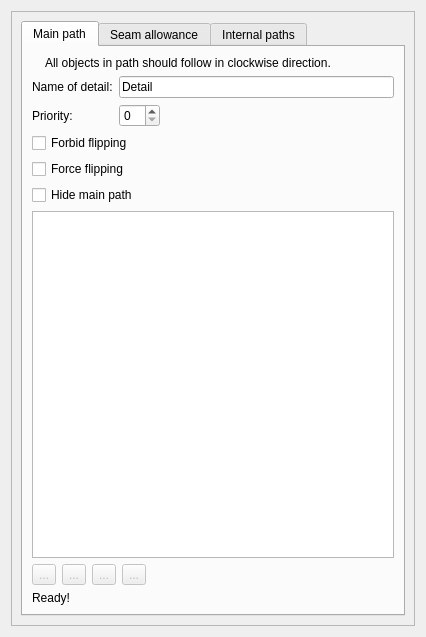
<?xml version="1.0" encoding="UTF-8"?>
<ui version="4.0">
 <class>TabPaths</class>
 <widget class="QWidget" name="TabPaths">
  <property name="geometry">
   <rect>
    <x>0</x>
    <y>0</y>
    <width>426</width>
    <height>637</height>
   </rect>
  </property>
  <property name="windowTitle">
   <string notr="true">Form</string>
  </property>
  <property name="windowIcon">
   <iconset resource="../../../../../vmisc/share/resources/icon.qrc">
    <normaloff>:/icon/64x64/icon64x64.png</normaloff>:/icon/64x64/icon64x64.png</iconset>
  </property>
  <layout class="QVBoxLayout" name="verticalLayout_8">
   <item>
    <widget class="QScrollArea" name="scrollArea">
     <property name="widgetResizable">
      <bool>true</bool>
     </property>
     <widget class="QWidget" name="scrollAreaWidgetContents">
      <property name="geometry">
       <rect>
        <x>0</x>
        <y>0</y>
        <width>406</width>
        <height>617</height>
       </rect>
      </property>
      <layout class="QVBoxLayout" name="verticalLayout">
       <item>
        <widget class="QTabWidget" name="tabWidget">
         <property name="currentIndex">
          <number>0</number>
         </property>
         <widget class="QWidget" name="tabMainPath">
          <attribute name="title">
           <string>Main path</string>
          </attribute>
          <layout class="QVBoxLayout" name="verticalLayout_2">
           <item>
            <layout class="QHBoxLayout" name="horizontalLayout_8">
             <item>
              <widget class="QLabel" name="label_3">
               <property name="sizePolicy">
                <sizepolicy hsizetype="Fixed" vsizetype="Preferred">
                 <horstretch>0</horstretch>
                 <verstretch>0</verstretch>
                </sizepolicy>
               </property>
               <property name="text">
                <string/>
               </property>
               <property name="pixmap">
                <pixmap resource="../../../../../vmisc/share/resources/icon.qrc">:/icon/32x32/clockwise.png</pixmap>
               </property>
              </widget>
             </item>
             <item>
              <widget class="QLabel" name="label_4">
               <property name="text">
                <string>All objects in path should follow in clockwise direction.</string>
               </property>
               <property name="wordWrap">
                <bool>true</bool>
               </property>
              </widget>
             </item>
            </layout>
           </item>
           <item>
            <layout class="QFormLayout" name="formLayout">
             <property name="fieldGrowthPolicy">
              <enum>QFormLayout::ExpandingFieldsGrow</enum>
             </property>
             <item row="0" column="0">
              <widget class="QLabel" name="labelEditName">
               <property name="text">
                <string>Name of detail:</string>
               </property>
              </widget>
             </item>
             <item row="0" column="1">
              <widget class="VLineEdit" name="lineEditName">
               <property name="text">
                <string>Detail</string>
               </property>
               <property name="placeholderText">
                <string>Name can't be empty</string>
               </property>
              </widget>
             </item>
             <item row="1" column="0">
              <widget class="QLabel" name="label">
               <property name="text">
                <string>Priority:</string>
               </property>
              </widget>
             </item>
             <item row="1" column="1">
              <widget class="QSpinBox" name="spinBoxPriority">
               <property name="toolTip">
                <string>Controls priority in layout. 0 - no priority.</string>
               </property>
              </widget>
             </item>
            </layout>
           </item>
           <item>
            <widget class="QCheckBox" name="checkBoxForbidFlipping">
             <property name="toolTip">
              <string>Forbid piece be mirrored in a layout.</string>
             </property>
             <property name="text">
              <string>Forbid flipping</string>
             </property>
            </widget>
           </item>
           <item>
            <widget class="QCheckBox" name="checkBoxForceFlipping">
             <property name="toolTip">
              <string>Force piece to be always flipped in a layout.</string>
             </property>
             <property name="text">
              <string>Force flipping</string>
             </property>
            </widget>
           </item>
           <item>
            <widget class="QCheckBox" name="checkBoxHideMainPath">
             <property name="toolTip">
              <string>Hide the main path if the seam allowance is enabled</string>
             </property>
             <property name="text">
              <string>Hide main path</string>
             </property>
            </widget>
           </item>
           <item>
            <widget class="QListWidget" name="listWidgetMainPath">
             <property name="dragDropMode">
              <enum>QAbstractItemView::InternalMove</enum>
             </property>
            </widget>
           </item>
           <item>
            <layout class="QHBoxLayout" name="horizontalLayout_3">
             <item alignment="Qt::AlignLeft">
              <widget class="QToolButton" name="toolButtonTop">
               <property name="enabled">
                <bool>false</bool>
               </property>
               <property name="toolTip">
                <string>Move on top</string>
               </property>
               <property name="text">
                <string notr="true">...</string>
               </property>
               <property name="icon">
                <iconset theme="go-top">
                 <normaloff>../../../../../../app/tape</normaloff>../../../../../../app/tape</iconset>
               </property>
              </widget>
             </item>
             <item alignment="Qt::AlignLeft">
              <widget class="QToolButton" name="toolButtonUp">
               <property name="enabled">
                <bool>false</bool>
               </property>
               <property name="toolTip">
                <string>Move up</string>
               </property>
               <property name="text">
                <string notr="true">...</string>
               </property>
               <property name="icon">
                <iconset theme="go-up">
                 <normaloff>../../../../../../app/tape</normaloff>../../../../../../app/tape</iconset>
               </property>
              </widget>
             </item>
             <item alignment="Qt::AlignLeft">
              <widget class="QToolButton" name="toolButtonDown">
               <property name="enabled">
                <bool>false</bool>
               </property>
               <property name="toolTip">
                <string>Move down</string>
               </property>
               <property name="text">
                <string notr="true">...</string>
               </property>
               <property name="icon">
                <iconset theme="go-down">
                 <normaloff>../../../../../../app/tape</normaloff>../../../../../../app/tape</iconset>
               </property>
              </widget>
             </item>
             <item alignment="Qt::AlignLeft">
              <widget class="QToolButton" name="toolButtonBottom">
               <property name="enabled">
                <bool>false</bool>
               </property>
               <property name="toolTip">
                <string>Move on bottom</string>
               </property>
               <property name="text">
                <string notr="true">...</string>
               </property>
               <property name="icon">
                <iconset theme="go-bottom">
                 <normaloff>../../../../../../app/tape</normaloff>../../../../../../app/tape</iconset>
               </property>
              </widget>
             </item>
             <item>
              <spacer name="horizontalSpacer_2">
               <property name="orientation">
                <enum>Qt::Horizontal</enum>
               </property>
               <property name="sizeHint" stdset="0">
                <size>
                 <width>5000</width>
                 <height>20</height>
                </size>
               </property>
              </spacer>
             </item>
            </layout>
           </item>
           <item>
            <widget class="QLabel" name="helpLabel">
             <property name="text">
              <string>Ready!</string>
             </property>
             <property name="textFormat">
              <enum>Qt::RichText</enum>
             </property>
             <property name="scaledContents">
              <bool>false</bool>
             </property>
            </widget>
           </item>
          </layout>
         </widget>
         <widget class="QWidget" name="tabSeamAllowance">
          <attribute name="title">
           <string>Seam allowance</string>
          </attribute>
          <layout class="QVBoxLayout" name="verticalLayout_6">
           <item>
            <widget class="QCheckBox" name="checkBoxSeams">
             <property name="text">
              <string>Seam allowance</string>
             </property>
             <property name="checked">
              <bool>false</bool>
             </property>
            </widget>
           </item>
           <item>
            <widget class="QCheckBox" name="checkBoxBuiltIn">
             <property name="enabled">
              <bool>false</bool>
             </property>
             <property name="toolTip">
              <string>The seam allowance is part of main path</string>
             </property>
             <property name="text">
              <string>Built in</string>
             </property>
            </widget>
           </item>
           <item>
            <widget class="QGroupBox" name="groupBoxAutomatic">
             <property name="enabled">
              <bool>false</bool>
             </property>
             <property name="title">
              <string>Automatic</string>
             </property>
             <property name="flat">
              <bool>false</bool>
             </property>
             <property name="checkable">
              <bool>false</bool>
             </property>
             <layout class="QVBoxLayout" name="verticalLayout_5">
              <property name="bottomMargin">
               <number>0</number>
              </property>
              <item>
               <layout class="QHBoxLayout" name="horizontalLayout_2">
                <item alignment="Qt::AlignLeft">
                 <widget class="QLabel" name="labelEditWidth">
                  <property name="sizePolicy">
                   <sizepolicy hsizetype="Fixed" vsizetype="Preferred">
                    <horstretch>0</horstretch>
                    <verstretch>0</verstretch>
                   </sizepolicy>
                  </property>
                  <property name="palette">
                   <palette>
                    <active>
                     <colorrole role="WindowText">
                      <brush brushstyle="SolidPattern">
                       <color alpha="255">
                        <red>255</red>
                        <green>0</green>
                        <blue>0</blue>
                       </color>
                      </brush>
                     </colorrole>
                    </active>
                    <inactive>
                     <colorrole role="WindowText">
                      <brush brushstyle="SolidPattern">
                       <color alpha="255">
                        <red>255</red>
                        <green>0</green>
                        <blue>0</blue>
                       </color>
                      </brush>
                     </colorrole>
                    </inactive>
                    <disabled>
                     <colorrole role="WindowText">
                      <brush brushstyle="SolidPattern">
                       <color alpha="255">
                        <red>159</red>
                        <green>158</green>
                        <blue>158</blue>
                       </color>
                      </brush>
                     </colorrole>
                    </disabled>
                   </palette>
                  </property>
                  <property name="text">
                   <string>Width:</string>
                  </property>
                 </widget>
                </item>
                <item>
                 <spacer name="horizontalSpacer">
                  <property name="orientation">
                   <enum>Qt::Horizontal</enum>
                  </property>
                  <property name="sizeHint" stdset="0">
                   <size>
                    <width>40</width>
                    <height>20</height>
                   </size>
                  </property>
                 </spacer>
                </item>
                <item alignment="Qt::AlignRight">
                 <widget class="QToolButton" name="toolButtonExprWidth">
                  <property name="toolTip">
                   <string>Formula wizard</string>
                  </property>
                  <property name="text">
                   <string notr="true">...</string>
                  </property>
                  <property name="icon">
                   <iconset resource="../../../../../vmisc/share/resources/icon.qrc">
                    <normaloff>:/icon/24x24/fx.png</normaloff>:/icon/24x24/fx.png</iconset>
                  </property>
                  <property name="iconSize">
                   <size>
                    <width>24</width>
                    <height>24</height>
                   </size>
                  </property>
                 </widget>
                </item>
                <item alignment="Qt::AlignRight">
                 <widget class="QLabel" name="label_2">
                  <property name="text">
                   <string/>
                  </property>
                  <property name="pixmap">
                   <pixmap resource="../../../../../vmisc/share/resources/icon.qrc">:/icon/24x24/equal.png</pixmap>
                  </property>
                 </widget>
                </item>
                <item alignment="Qt::AlignRight">
                 <widget class="QLabel" name="labelResultWidth">
                  <property name="sizePolicy">
                   <sizepolicy hsizetype="Fixed" vsizetype="Preferred">
                    <horstretch>0</horstretch>
                    <verstretch>0</verstretch>
                   </sizepolicy>
                  </property>
                  <property name="minimumSize">
                   <size>
                    <width>87</width>
                    <height>0</height>
                   </size>
                  </property>
                  <property name="toolTip">
                   <string>Value</string>
                  </property>
                  <property name="text">
                   <string notr="true">_</string>
                  </property>
                 </widget>
                </item>
               </layout>
              </item>
              <item>
               <layout class="QHBoxLayout" name="horizontalLayout_6">
                <item>
                 <widget class="VPlainTextEdit" name="plainTextEditFormulaWidth">
                  <property name="sizePolicy">
                   <sizepolicy hsizetype="Expanding" vsizetype="Preferred">
                    <horstretch>0</horstretch>
                    <verstretch>0</verstretch>
                   </sizepolicy>
                  </property>
                  <property name="maximumSize">
                   <size>
                    <width>16777215</width>
                    <height>28</height>
                   </size>
                  </property>
                  <property name="toolTip">
                   <string>Calculation</string>
                  </property>
                  <property name="tabChangesFocus">
                   <bool>true</bool>
                  </property>
                 </widget>
                </item>
                <item>
                 <widget class="QPushButton" name="pushButtonGrowWidth">
                  <property name="maximumSize">
                   <size>
                    <width>18</width>
                    <height>18</height>
                   </size>
                  </property>
                  <property name="sizeIncrement">
                   <size>
                    <width>0</width>
                    <height>0</height>
                   </size>
                  </property>
                  <property name="toolTip">
                   <string>&lt;html&gt;&lt;head/&gt;&lt;body&gt;&lt;p&gt;Show full calculation in message box&lt;/p&gt;&lt;/body&gt;&lt;/html&gt;</string>
                  </property>
                  <property name="text">
                   <string notr="true"/>
                  </property>
                  <property name="icon">
                   <iconset theme="go-down">
                    <normaloff>../</normaloff>../</iconset>
                  </property>
                  <property name="iconSize">
                   <size>
                    <width>16</width>
                    <height>16</height>
                   </size>
                  </property>
                  <property name="flat">
                   <bool>true</bool>
                  </property>
                 </widget>
                </item>
               </layout>
              </item>
              <item>
               <widget class="QGroupBox" name="groupBox">
                <property name="title">
                 <string>Nodes</string>
                </property>
                <layout class="QVBoxLayout" name="verticalLayout_3">
                 <property name="bottomMargin">
                  <number>0</number>
                 </property>
                 <item>
                  <layout class="QHBoxLayout" name="horizontalLayout_10">
                   <item>
                    <widget class="QLabel" name="labelNode">
                     <property name="sizePolicy">
                      <sizepolicy hsizetype="Preferred" vsizetype="Preferred">
                       <horstretch>0</horstretch>
                       <verstretch>0</verstretch>
                      </sizepolicy>
                     </property>
                     <property name="text">
                      <string>Node:</string>
                     </property>
                    </widget>
                   </item>
                   <item>
                    <widget class="QComboBox" name="comboBoxNodes">
                     <property name="sizePolicy">
                      <sizepolicy hsizetype="Preferred" vsizetype="Fixed">
                       <horstretch>0</horstretch>
                       <verstretch>0</verstretch>
                      </sizepolicy>
                     </property>
                    </widget>
                   </item>
                   <item>
                    <spacer name="horizontalSpacer_7">
                     <property name="orientation">
                      <enum>Qt::Horizontal</enum>
                     </property>
                     <property name="sizeHint" stdset="0">
                      <size>
                       <width>40</width>
                       <height>20</height>
                      </size>
                     </property>
                    </spacer>
                   </item>
                  </layout>
                 </item>
                 <item>
                  <layout class="QHBoxLayout" name="horizontalLayout_9">
                   <item alignment="Qt::AlignLeft">
                    <widget class="QLabel" name="labelEditBefore">
                     <property name="sizePolicy">
                      <sizepolicy hsizetype="Fixed" vsizetype="Preferred">
                       <horstretch>0</horstretch>
                       <verstretch>0</verstretch>
                      </sizepolicy>
                     </property>
                     <property name="palette">
                      <palette>
                       <active>
                        <colorrole role="WindowText">
                         <brush brushstyle="SolidPattern">
                          <color alpha="255">
                           <red>255</red>
                           <green>0</green>
                           <blue>0</blue>
                          </color>
                         </brush>
                        </colorrole>
                       </active>
                       <inactive>
                        <colorrole role="WindowText">
                         <brush brushstyle="SolidPattern">
                          <color alpha="255">
                           <red>255</red>
                           <green>0</green>
                           <blue>0</blue>
                          </color>
                         </brush>
                        </colorrole>
                       </inactive>
                       <disabled>
                        <colorrole role="WindowText">
                         <brush brushstyle="SolidPattern">
                          <color alpha="255">
                           <red>159</red>
                           <green>158</green>
                           <blue>158</blue>
                          </color>
                         </brush>
                        </colorrole>
                       </disabled>
                      </palette>
                     </property>
                     <property name="text">
                      <string>Before:</string>
                     </property>
                    </widget>
                   </item>
                   <item>
                    <spacer name="horizontalSpacer_3">
                     <property name="orientation">
                      <enum>Qt::Horizontal</enum>
                     </property>
                     <property name="sizeHint" stdset="0">
                      <size>
                       <width>40</width>
                       <height>20</height>
                      </size>
                     </property>
                    </spacer>
                   </item>
                   <item>
                    <widget class="QPushButton" name="pushButtonDefBefore">
                     <property name="toolTip">
                      <string>Return to default width</string>
                     </property>
                     <property name="text">
                      <string>Default</string>
                     </property>
                    </widget>
                   </item>
                   <item alignment="Qt::AlignRight">
                    <widget class="QToolButton" name="toolButtonExprBefore">
                     <property name="toolTip">
                      <string>Formula wizard</string>
                     </property>
                     <property name="text">
                      <string notr="true">...</string>
                     </property>
                     <property name="icon">
                      <iconset resource="../../../../../vmisc/share/resources/icon.qrc">
                       <normaloff>:/icon/24x24/fx.png</normaloff>:/icon/24x24/fx.png</iconset>
                     </property>
                     <property name="iconSize">
                      <size>
                       <width>24</width>
                       <height>24</height>
                      </size>
                     </property>
                    </widget>
                   </item>
                   <item alignment="Qt::AlignRight">
                    <widget class="QLabel" name="label_6">
                     <property name="text">
                      <string/>
                     </property>
                     <property name="pixmap">
                      <pixmap resource="../../../../../vmisc/share/resources/icon.qrc">:/icon/24x24/equal.png</pixmap>
                     </property>
                    </widget>
                   </item>
                   <item alignment="Qt::AlignRight">
                    <widget class="QLabel" name="labelResultBefore">
                     <property name="sizePolicy">
                      <sizepolicy hsizetype="Fixed" vsizetype="Preferred">
                       <horstretch>0</horstretch>
                       <verstretch>0</verstretch>
                      </sizepolicy>
                     </property>
                     <property name="minimumSize">
                      <size>
                       <width>87</width>
                       <height>0</height>
                      </size>
                     </property>
                     <property name="toolTip">
                      <string>Value</string>
                     </property>
                     <property name="text">
                      <string notr="true">_</string>
                     </property>
                    </widget>
                   </item>
                  </layout>
                 </item>
                 <item>
                  <layout class="QHBoxLayout" name="horizontalLayout_7">
                   <item>
                    <widget class="VPlainTextEdit" name="plainTextEditFormulaWidthBefore">
                     <property name="sizePolicy">
                      <sizepolicy hsizetype="Expanding" vsizetype="Preferred">
                       <horstretch>0</horstretch>
                       <verstretch>0</verstretch>
                      </sizepolicy>
                     </property>
                     <property name="maximumSize">
                      <size>
                       <width>16777215</width>
                       <height>28</height>
                      </size>
                     </property>
                     <property name="toolTip">
                      <string>Calculation</string>
                     </property>
                     <property name="tabChangesFocus">
                      <bool>true</bool>
                     </property>
                    </widget>
                   </item>
                   <item>
                    <widget class="QPushButton" name="pushButtonGrowWidthBefore">
                     <property name="maximumSize">
                      <size>
                       <width>18</width>
                       <height>18</height>
                      </size>
                     </property>
                     <property name="sizeIncrement">
                      <size>
                       <width>0</width>
                       <height>0</height>
                      </size>
                     </property>
                     <property name="toolTip">
                      <string>&lt;html&gt;&lt;head/&gt;&lt;body&gt;&lt;p&gt;Show full calculation in message box&lt;/p&gt;&lt;/body&gt;&lt;/html&gt;</string>
                     </property>
                     <property name="text">
                      <string notr="true"/>
                     </property>
                     <property name="icon">
                      <iconset theme="go-down">
                       <normaloff>../</normaloff>../</iconset>
                     </property>
                     <property name="iconSize">
                      <size>
                       <width>16</width>
                       <height>16</height>
                      </size>
                     </property>
                     <property name="flat">
                      <bool>true</bool>
                     </property>
                    </widget>
                   </item>
                  </layout>
                 </item>
                 <item>
                  <layout class="QHBoxLayout" name="horizontalLayout_16">
                   <item alignment="Qt::AlignLeft">
                    <widget class="QLabel" name="labelEditAfter">
                     <property name="sizePolicy">
                      <sizepolicy hsizetype="Fixed" vsizetype="Preferred">
                       <horstretch>0</horstretch>
                       <verstretch>0</verstretch>
                      </sizepolicy>
                     </property>
                     <property name="palette">
                      <palette>
                       <active>
                        <colorrole role="WindowText">
                         <brush brushstyle="SolidPattern">
                          <color alpha="255">
                           <red>255</red>
                           <green>0</green>
                           <blue>0</blue>
                          </color>
                         </brush>
                        </colorrole>
                       </active>
                       <inactive>
                        <colorrole role="WindowText">
                         <brush brushstyle="SolidPattern">
                          <color alpha="255">
                           <red>255</red>
                           <green>0</green>
                           <blue>0</blue>
                          </color>
                         </brush>
                        </colorrole>
                       </inactive>
                       <disabled>
                        <colorrole role="WindowText">
                         <brush brushstyle="SolidPattern">
                          <color alpha="255">
                           <red>159</red>
                           <green>158</green>
                           <blue>158</blue>
                          </color>
                         </brush>
                        </colorrole>
                       </disabled>
                      </palette>
                     </property>
                     <property name="text">
                      <string>After:</string>
                     </property>
                    </widget>
                   </item>
                   <item>
                    <spacer name="horizontalSpacer_6">
                     <property name="orientation">
                      <enum>Qt::Horizontal</enum>
                     </property>
                     <property name="sizeHint" stdset="0">
                      <size>
                       <width>40</width>
                       <height>20</height>
                      </size>
                     </property>
                    </spacer>
                   </item>
                   <item>
                    <widget class="QPushButton" name="pushButtonDefAfter">
                     <property name="toolTip">
                      <string>Return to default width</string>
                     </property>
                     <property name="text">
                      <string>Default</string>
                     </property>
                    </widget>
                   </item>
                   <item alignment="Qt::AlignRight">
                    <widget class="QToolButton" name="toolButtonExprAfter">
                     <property name="toolTip">
                      <string>Formula wizard</string>
                     </property>
                     <property name="text">
                      <string notr="true">...</string>
                     </property>
                     <property name="icon">
                      <iconset resource="../../../../../vmisc/share/resources/icon.qrc">
                       <normaloff>:/icon/24x24/fx.png</normaloff>:/icon/24x24/fx.png</iconset>
                     </property>
                     <property name="iconSize">
                      <size>
                       <width>24</width>
                       <height>24</height>
                      </size>
                     </property>
                    </widget>
                   </item>
                   <item alignment="Qt::AlignRight">
                    <widget class="QLabel" name="label_10">
                     <property name="text">
                      <string/>
                     </property>
                     <property name="pixmap">
                      <pixmap resource="../../../../../vmisc/share/resources/icon.qrc">:/icon/24x24/equal.png</pixmap>
                     </property>
                    </widget>
                   </item>
                   <item alignment="Qt::AlignRight">
                    <widget class="QLabel" name="labelResultAfter">
                     <property name="sizePolicy">
                      <sizepolicy hsizetype="Fixed" vsizetype="Preferred">
                       <horstretch>0</horstretch>
                       <verstretch>0</verstretch>
                      </sizepolicy>
                     </property>
                     <property name="minimumSize">
                      <size>
                       <width>87</width>
                       <height>0</height>
                      </size>
                     </property>
                     <property name="toolTip">
                      <string>Value</string>
                     </property>
                     <property name="text">
                      <string notr="true">_</string>
                     </property>
                    </widget>
                   </item>
                  </layout>
                 </item>
                 <item>
                  <layout class="QHBoxLayout" name="horizontalLayout_17">
                   <item>
                    <widget class="VPlainTextEdit" name="plainTextEditFormulaWidthAfter">
                     <property name="sizePolicy">
                      <sizepolicy hsizetype="Expanding" vsizetype="Preferred">
                       <horstretch>0</horstretch>
                       <verstretch>0</verstretch>
                      </sizepolicy>
                     </property>
                     <property name="maximumSize">
                      <size>
                       <width>16777215</width>
                       <height>28</height>
                      </size>
                     </property>
                     <property name="toolTip">
                      <string>Calculation</string>
                     </property>
                     <property name="tabChangesFocus">
                      <bool>true</bool>
                     </property>
                    </widget>
                   </item>
                   <item>
                    <widget class="QPushButton" name="pushButtonGrowWidthAfter">
                     <property name="maximumSize">
                      <size>
                       <width>18</width>
                       <height>18</height>
                      </size>
                     </property>
                     <property name="sizeIncrement">
                      <size>
                       <width>0</width>
                       <height>0</height>
                      </size>
                     </property>
                     <property name="toolTip">
                      <string>&lt;html&gt;&lt;head/&gt;&lt;body&gt;&lt;p&gt;Show full calculation in message box&lt;/p&gt;&lt;/body&gt;&lt;/html&gt;</string>
                     </property>
                     <property name="text">
                      <string notr="true"/>
                     </property>
                     <property name="icon">
                      <iconset theme="go-down">
                       <normaloff>../</normaloff>../</iconset>
                     </property>
                     <property name="iconSize">
                      <size>
                       <width>16</width>
                       <height>16</height>
                      </size>
                     </property>
                     <property name="flat">
                      <bool>true</bool>
                     </property>
                    </widget>
                   </item>
                  </layout>
                 </item>
                 <item>
                  <layout class="QHBoxLayout" name="horizontalLayout_15">
                   <item>
                    <widget class="QLabel" name="labelAngle">
                     <property name="text">
                      <string>Angle:</string>
                     </property>
                    </widget>
                   </item>
                   <item>
                    <widget class="QComboBox" name="comboBoxAngle">
                     <property name="sizePolicy">
                      <sizepolicy hsizetype="Preferred" vsizetype="Fixed">
                       <horstretch>0</horstretch>
                       <verstretch>0</verstretch>
                      </sizepolicy>
                     </property>
                    </widget>
                   </item>
                   <item>
                    <spacer name="horizontalSpacer_8">
                     <property name="orientation">
                      <enum>Qt::Horizontal</enum>
                     </property>
                     <property name="sizeHint" stdset="0">
                      <size>
                       <width>40</width>
                       <height>20</height>
                      </size>
                     </property>
                    </spacer>
                   </item>
                  </layout>
                 </item>
                </layout>
               </widget>
              </item>
             </layout>
            </widget>
           </item>
           <item>
            <widget class="QGroupBox" name="groupBoxCustom">
             <property name="enabled">
              <bool>false</bool>
             </property>
             <property name="title">
              <string>Custom</string>
             </property>
             <property name="flat">
              <bool>false</bool>
             </property>
             <layout class="QVBoxLayout" name="verticalLayout_4">
              <property name="spacing">
               <number>6</number>
              </property>
              <property name="topMargin">
               <number>9</number>
              </property>
              <property name="bottomMargin">
               <number>0</number>
              </property>
              <item>
               <widget class="QSplitter" name="splitter">
                <property name="orientation">
                 <enum>Qt::Horizontal</enum>
                </property>
                <property name="opaqueResize">
                 <bool>true</bool>
                </property>
                <widget class="QWidget" name="layoutWidget_2">
                 <layout class="QFormLayout" name="formLayout_2">
                  <property name="fieldGrowthPolicy">
                   <enum>QFormLayout::ExpandingFieldsGrow</enum>
                  </property>
                  <property name="horizontalSpacing">
                   <number>6</number>
                  </property>
                  <item row="0" column="0">
                   <widget class="QLabel" name="labelStartPoint">
                    <property name="text">
                     <string>Start point:</string>
                    </property>
                   </widget>
                  </item>
                  <item row="0" column="1">
                   <widget class="QComboBox" name="comboBoxStartPoint"/>
                  </item>
                  <item row="1" column="0">
                   <widget class="QLabel" name="labelEndPoint">
                    <property name="text">
                     <string>End point:</string>
                    </property>
                   </widget>
                  </item>
                  <item row="1" column="1">
                   <widget class="QComboBox" name="comboBoxEndPoint"/>
                  </item>
                  <item row="2" column="0">
                   <widget class="QLabel" name="labelIncludeType">
                    <property name="text">
                     <string>Include as:</string>
                    </property>
                   </widget>
                  </item>
                  <item row="2" column="1">
                   <widget class="QComboBox" name="comboBoxIncludeType">
                    <property name="sizePolicy">
                     <sizepolicy hsizetype="Expanding" vsizetype="Fixed">
                      <horstretch>0</horstretch>
                      <verstretch>0</verstretch>
                     </sizepolicy>
                    </property>
                   </widget>
                  </item>
                 </layout>
                </widget>
                <widget class="QListWidget" name="listWidgetCustomSA">
                 <property name="sizePolicy">
                  <sizepolicy hsizetype="Preferred" vsizetype="Expanding">
                   <horstretch>0</horstretch>
                   <verstretch>0</verstretch>
                  </sizepolicy>
                 </property>
                 <property name="sizeIncrement">
                  <size>
                   <width>0</width>
                   <height>0</height>
                  </size>
                 </property>
                 <property name="dragDropMode">
                  <enum>QAbstractItemView::InternalMove</enum>
                 </property>
                </widget>
               </widget>
              </item>
             </layout>
            </widget>
           </item>
          </layout>
         </widget>
         <widget class="QWidget" name="tabInternalPaths">
          <attribute name="title">
           <string>Internal paths</string>
          </attribute>
          <layout class="QVBoxLayout" name="verticalLayout_7">
           <item>
            <widget class="QListWidget" name="listWidgetInternalPaths"/>
           </item>
          </layout>
         </widget>
        </widget>
       </item>
      </layout>
     </widget>
    </widget>
   </item>
  </layout>
 </widget>
 <customwidgets>
  <customwidget>
   <class>VPlainTextEdit</class>
   <extends>QPlainTextEdit</extends>
   <header location="global">vplaintextedit.h</header>
  </customwidget>
  <customwidget>
   <class>VLineEdit</class>
   <extends>QLineEdit</extends>
   <header>vlineedit.h</header>
  </customwidget>
 </customwidgets>
 <resources>
  <include location="../../../../../vmisc/share/resources/icon.qrc"/>
 </resources>
 <connections/>
</ui>
